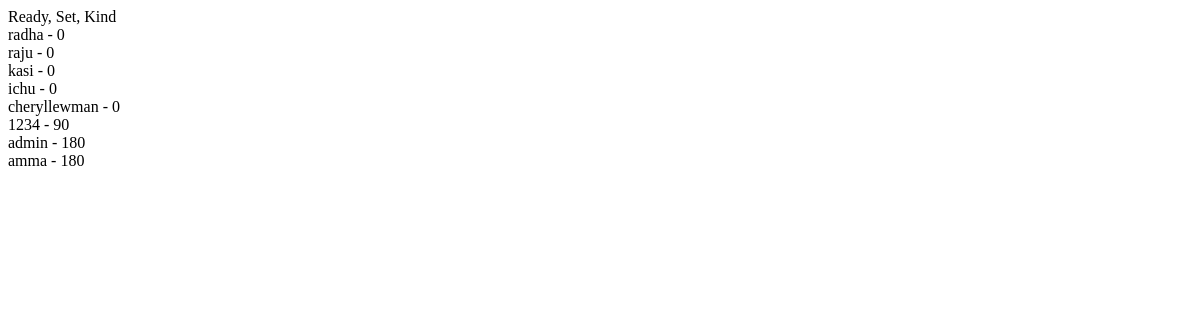
The page / on the database its author committed.
### game/models.py (models this page shows)
class Person(AbstractUser):
    saved_scores = models.IntegerField(default=0,blank=True)

### game/views.py (the view)
# urls.py: path('', views.index, name='index'),
def index(request):
    top_scores=Person.objects.all().order_by('saved_scores')
    return render(request, 'game/index.html', {'top_scores':top_scores})

### game/templates/game/index.html (shortened to what this page needs)
{% extends 'game/base.html' %}
{% block content %}
<div class='gfont, bg, container-text'>
  Ready, Set, Kind
</div>
<div>
  {% for t in top_scores %}
  {{t.username}} - {{t.saved_scores}}
<br>
{% endfor %}
</div>
{% endblock %}

### game/templates/game/base.html (shortened to what this page needs)
{% load static %}
<!DOCTYPE html>
<html lang="en">
<head>
    <link rel="stylesheet" href="{% static 'game/style.css' %}">
    <link rel="stylesheet" href="https://use.fontawesome.com/releases/v5.7.2/css/all.css">
  </head>
<body>
  {% block content %}{% endblock %}
</body>
</html>

### game/static/game/style.css (style rules this page uses)
body { background-position: center; background-repeat: repeat; background-size: cover; }

### rows shown on the page
Person: username "radha", saved_scores "0"
Person: username "raju", saved_scores "0"
Person: username "kasi", saved_scores "0"
Person: username "ichu", saved_scores "0"
Person: username "cheryllewman", saved_scores "0"
Person: username "1234", saved_scores "90"
Person: username "admin", saved_scores "180"
Person: username "amma", saved_scores "180"
